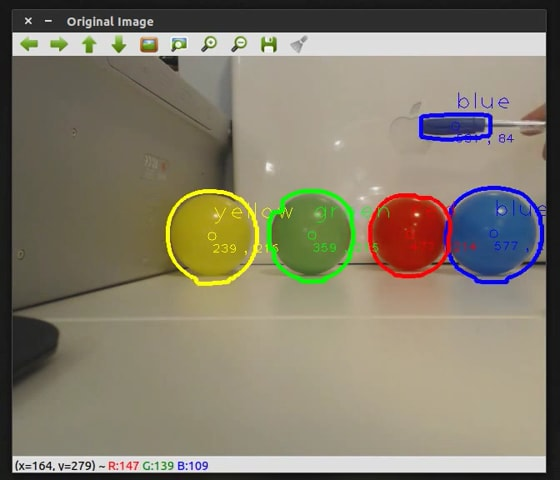
//> input picture report/images/MOTBOC.jpg, 560 x 480 px, given in place of original.jpg, which was not available
$ ./edges_file   (built with g++ and OpenCV 4)
//> lines starting //> are read from the running program, lines starting //| are printed output that depends on the picture; pictures that were not available may be replaced by others from this repository, and a replacement may not be noted
#include "opencv/cv.h"
#include "opencv/highgui.h"

using namespace cv;

int main(int, char**)
{
	VideoCapture cap("samples/original.jpg");
	if(!cap.isOpened()) return -1;

	Mat frame, edges;
	namedWindow("edges",1);

	cap >> frame;
//> frame is the input picture: 480 rows x 560 cols, CV_8UC3; mean B, G, R 108.9, 126.6, 133.4
	cvtColor(frame, edges, CV_BGR2GRAY);
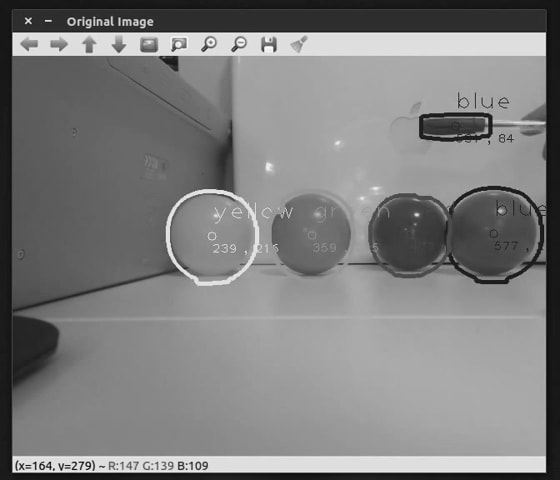
//> edges: 480 rows x 560 cols, CV_8UC1; min 1, max 252, mean 126.6
	GaussianBlur(edges, edges, Size(9, 9), 1, 1);
	//GaussianBlur(edges, edges, Size(7,7), 1.5, 1.5);
	Canny(edges, edges, 0, 30, 3);
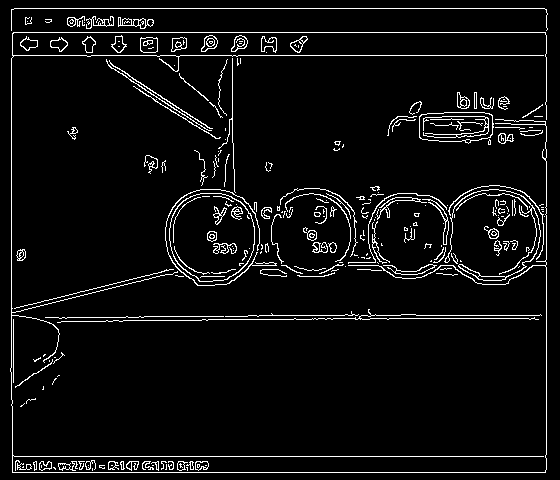
//> edges: 480 rows x 560 cols, CV_8UC1; 5.4% white in thin lines or dots
	imwrite("samples/edges.jpg", edges);
	imshow("edges", edges);

	waitKey();
	return 0;
}

$ run again, on report/images/connection.jpg
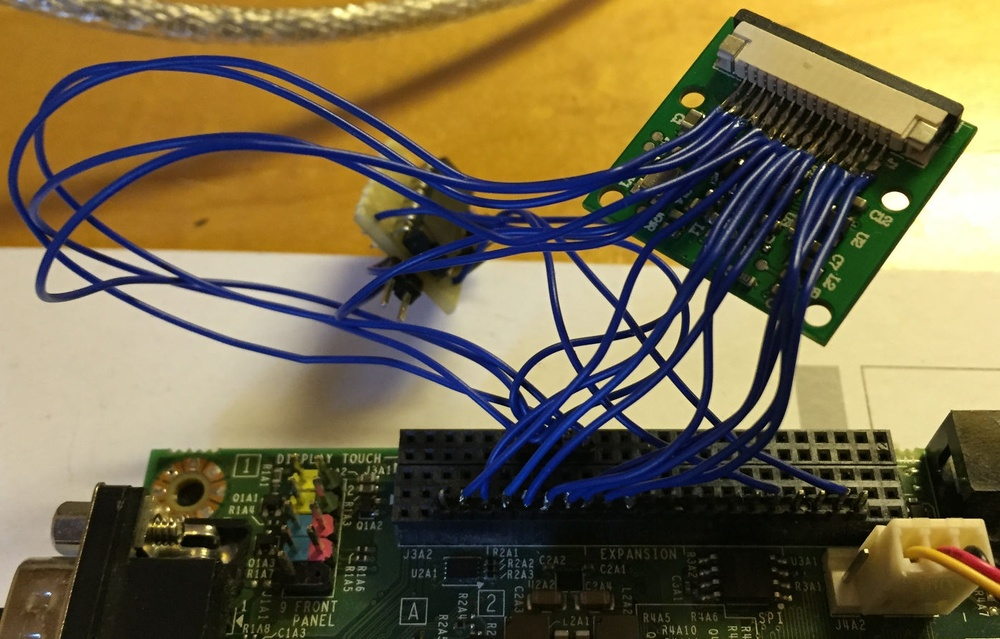
//> input picture report/images/connection.jpg, 1000 x 639 px, shrunk from 1396 x 892 before the run, given in place of original.jpg, which was not available
//> frame is the input picture: 639 rows x 1000 cols, CV_8UC3; mean B, G, R 72.8, 103.9, 115.4
//> `cvtColor(frame, edges, CV_BGR2GRAY);`:
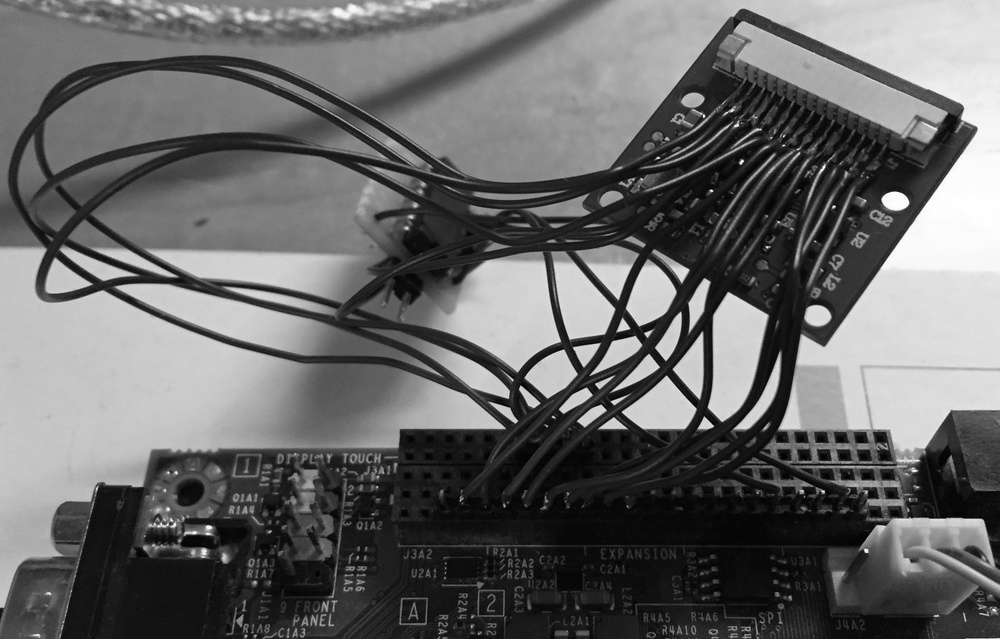
//> edges: 639 rows x 1000 cols, CV_8UC1; min 0, max 255, mean 103.8
//> `Canny(edges, edges, 0, 30, 3);`:
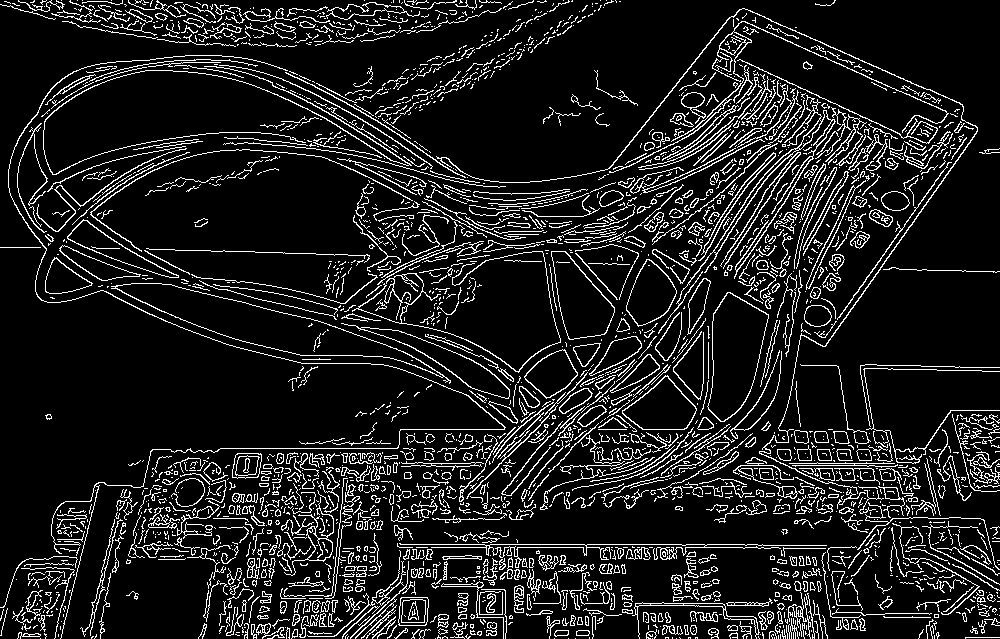
//> edges: 639 rows x 1000 cols, CV_8UC1; 11.7% white in thin lines or dots
